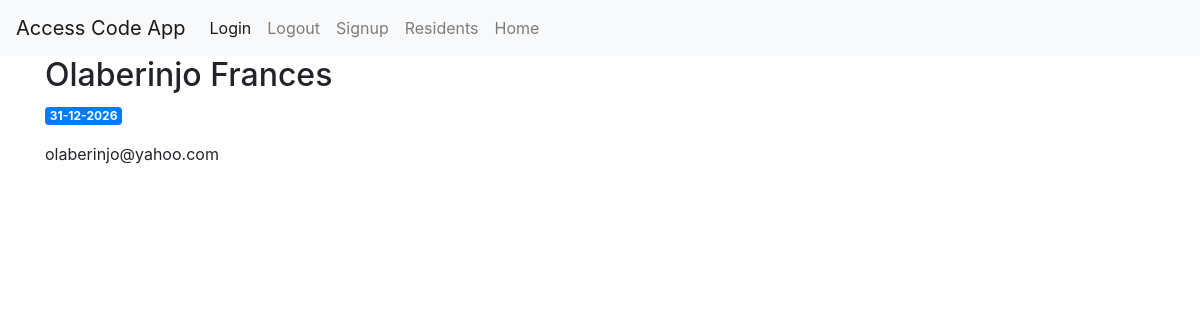
The app's page /3/view_admin (signed in) with its own data.
### tables this page shows
CREATE TABLE admin_users (
    admin_id INTEGER PRIMARY KEY AUTOINCREMENT,
    full_name TEXT NOT NULL,
    a_address TEXT NOT NULL,
    email TEXT NOT NULL,
    a_profile TEXT NOT NULL,
    validity_date TIMESTAMP NOT NULL,
    a_created TIMESTAMP NOT NULL DEFAULT CURRENT_TIMESTAMP
);

### app.py (the view)
@app.route('/<int:admin_id>/view_admin')
def view_admin(admin_id):
    admin = get_admin(admin_id)
    return render_template('view_admin.html', user=admin)

### app.py (called while the page is built)
def get_db_connection():
    conn = sqlite3.connect('database.db')
    conn.row_factory = sqlite3.Row
    return conn

def get_admin(admin_id):
    conn = get_db_connection()
    admin = conn.execute('SELECT * FROM admin_users WHERE admin_id = ?', \
                       (admin_id,)).fetchone()
    conn.close()
    if admin is None:
        abort(404)
    return admin

### templates/view_admin.html (shortened to what this page needs)
{% extends 'base3.html' %}
{% block content %}
    <h2>{% block title %} {{ user['full_name'] }} {% endblock %}</h2>
    <span class="badge badge-primary">{{ user['validity_date'] }}</span>
    <p>{{ user['email'] }}</p>
{% endblock %}

### records on screen
admin_users: full_name "Olaberinjo Frances", validity_date "31-12-2026", email "olaberinjo@yahoo.com"
